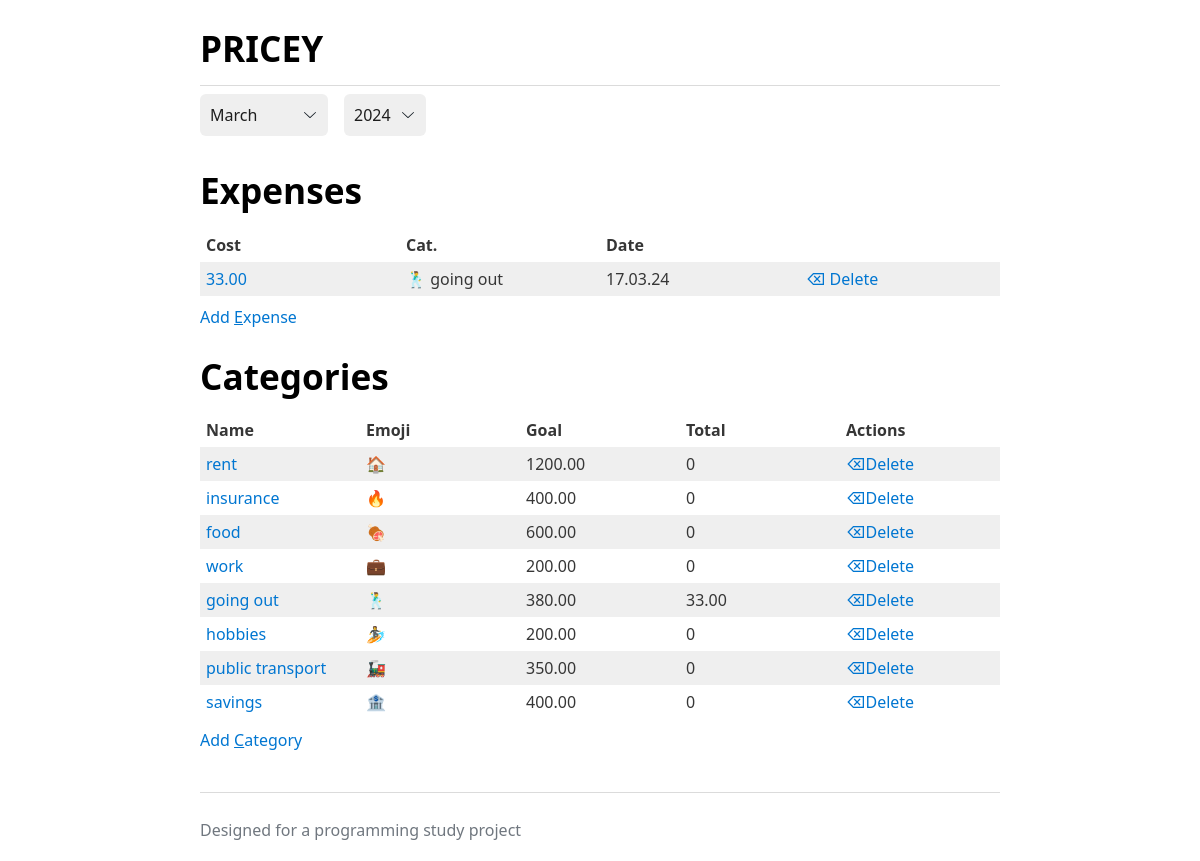
The page / on the database its author committed.
### expense.py (models this page shows)
class Base(DeclarativeBase):
    pass

class Expense(Base):
    __tablename__ = 'expenses'
    id: Mapped[int] = mapped_column(primary_key=True)
    amount: Mapped[Numeric] = mapped_column(Numeric)
    category_id: Mapped[int] = mapped_column(Integer, ForeignKey('categories.id'))
    date: Mapped[datetime] = mapped_column(DateTime)
    category = relationship("Category", back_populates="expenses")

class Category(Base):
    __tablename__ = 'categories'
    id: Mapped[int] = mapped_column(primary_key=True)
    name: Mapped[str] = mapped_column(String, unique=True)
    emoji: Mapped[str] = mapped_column(String, unique=True)
    goal: Mapped[Numeric] = mapped_column(Numeric, nullable=True)
    expenses = relationship("Expense")
    def get_expenses_for_month(self, month, year):
        total_expenses = sum(expense.amount for expense in self.expenses
                             if expense.date.strftime("%B") == month and expense.date.year == year)
        return total_expenses

### pricey.py (the view)
@app.route('/')
def home():
    if request.args.get('month'):
        current_month = request.args.get('month')
    else:
        current_month = months[datetime.now().month]
    if request.args.get('year'):
        current_year = int(request.args.get('year'))
    else:
        current_year = datetime.now().year
    with Session(app.engine) as session:
        expenses = session.query(expense.Expense).all()
        categories = session.query(expense.Category).all()
        return render_template('index.html', expenses=expenses, categories=categories, months=months,
                               selected_month=current_month, selected_year=current_year, years=years)

### templates/index.html (shortened to what this page needs)
{% extends "base.html" %}
{% block content %}
    <form action="/" method="get" style="display: flex; align-items: center; gap: 10px;">
        <select id="month" name="month" onchange="this.form.submit()">
            {% for month in months %}
                <option value="{{ month }}" {% if month == selected_month %}selected{% endif %}>{{ month }}</option>
            {% endfor %}
        </select>
        <select id="year" name="year" onchange="this.form.submit()">
            {% for year in years %}
                <option value="{{ year }}" {% if year == selected_year %}selected{% endif %}>{{ year }}</option>
            {% endfor %}
        </select>
    </form>
    {% include 'list_expense.html' %}
    {% include 'list_category.html' %}
{% endblock %}

### templates/base.html (shortened to what this page needs)
<!doctype html>
<html lang="de-ch">
<head>
    <link rel="stylesheet" href="/static/style.css">
</head>
<body>
<header>
    <h1>PRICEY</h1>
</header>
<hr/>
<main>
    {% block content %}
    {% endblock %}
</main>
<footer>
    <p>Designed for a programming study project</p>
</footer>
</body>
</html>

### templates/list_expense.html
{% if standalone %}
    {% extends "base.html" %}
{% endif %}
{% block content %}
    <h1>Expenses</h1>
    <table>
        <tr>
            <th>Cost</th>
            <th>Cat.</th>
            <th>Date</th>
            <th></th>
        </tr>
        {% for expense in expenses %}
            {% if expense.date.strftime("%B") == selected_month %}
                {% if expense.date.year ==selected_year %}
                    <tr>
                        <td><a href="/expense/edit/{{ expense.id }}">{{ expense.amount | round(2) }}</a></td>
                        <td>{{ expense.category.emoji }} {{ expense.category.name }} </td>
                        <td>{{ expense.date.strftime('%d.%m.%y') }}</td>
                        <td><a href="/expense/delete/{{ expense.id }}">⌫
                            Delete</a>
                        </td>
                    </tr>
                {% endif %}
            {% endif %}
        {% endfor %}
    </table>
    <a href="/expense/add">Add <u>E</u>xpense</a>
{% endblock %}

### templates/list_category.html
{% if standalone %}
    {% extends "base.html" %}
{% endif %}
{% block content %}
    <h1>Categories</h1>
    <table>
        <tr>
            <th>Name</th>
            <th>Emoji</th>
            <th>Goal</th>
            <th>Total</th>
            <th>Actions</th>
        </tr>
        {% for category in categories %}
            <tr>
                <td><a href="/category/edit/{{ category.id }}">{{ category.name }}</a></td>
                <td>{{ category.emoji }}</td>
                <td>{{ category.goal | round(2) }}</td>
                {% set total_expenses = category.get_expenses_for_month(selected_month,selected_year) %}
                <td style="{% if total_expenses > category.goal %}color: red; font-weight: bold;{% endif %}">
                    {{ total_expenses | round(2) }}
                </td>
                <td>
                    <a href="/category/delete/{{ category.id }}">⌫Delete</a>
                </td>
            </tr>
        {% endfor %}
    </table>
    <a href="/category/add">Add <u>C</u>ategory</a>
{% endblock %}

### static/style.css (style rules this page uses)
:root { --background-body: #fff; --background: #efefef; --background-alt: #f7f7f7; --selection: #9e9e9e; --text-main: #363636; --text-bright: #000; --text-muted: #70777f; --links: #0076d1; --focus: #0096bfab; --border: #dbdbdb; --code: #000; --animation-duration: 0.1s; --button-base: #d0cfcf; --button-hover: #9b9b9b; --scrollbar-thumb: rgb(170, 170, 170); --scrollbar-thumb-hover: var(--button-hover); --form-placeholder: #949494; --form-text: #1d1d1d; --variable: #39a33c; --highlight: #ff0; }
html { scrollbar-color: rgb(170, 170, 170) #fff; scrollbar-color: var(--scrollbar-thumb) var(--background-body); scrollbar-width: thin; }
body { font-family: system-ui, -apple-system, BlinkMacSystemFont, 'Segoe UI', 'Roboto', 'Oxygen', 'Ubuntu', 'Cantarell', 'Fira Sans', 'Droid Sans', 'Helvetica Neue', 'Segoe UI Emoji', 'Apple Color Emoji', 'Noto Color Emoji', sans-serif; line-height: 1.4; max-width: 800px; margin: 20px auto; padding: 0 10px; word-wrap: break-word; color: #363636; color: var(--text-main); background: #fff; background: var(--background-body); text-rendering: optimizeLegibility; }
h1 { font-size: 2.2em; margin-top: 0; }
h1, h2, h3, h4, h5, h6 { margin-bottom: 12px; margin-top: 24px; }
h1 { color: #000; color: var(--text-bright); }
h1, h2, h3, h4, h5, h6, b, strong, th { font-weight: 600; }
button, select, input[type='submit'], input[type='reset'], input[type='button'], input[type='checkbox'], input[type='range'], input[type='radio'] { cursor: pointer; }
input, select { display: block; }
select { color: #1d1d1d; color: var(--form-text); background-color: #efefef; background-color: var(--background); font-family: inherit; font-size: inherit; margin-right: 6px; margin-bottom: 6px; padding: 10px; border: none; border-radius: 6px; outline: none; }
input:not([type='checkbox']):not([type='radio']), input[type='range'], select, button, textarea { -webkit-appearance: none; }
select { background: var(--background) var(--select-arrow) calc(100% - 12px) 50% / 12px no-repeat; padding-right: 35px; }
::placeholder { color: #949494; color: var(--form-placeholder); }
a { text-decoration: none; color: #0076d1; color: var(--links); }
hr { border: none; border-top: 1px solid #dbdbdb; border-top: 1px solid var(--border); }
table { border-collapse: collapse; margin-bottom: 10px; width: 100%; table-layout: fixed; }
td, th { padding: 6px; text-align: left; vertical-align: top; word-wrap: break-word; }
tbody tr:nth-child(even) { background-color: #efefef; background-color: var(--background); }
footer { border-top: 1px solid #dbdbdb; border-top: 1px solid var(--border); padding-top: 10px; color: #70777f; color: var(--text-muted); }
body > footer { margin-top: 40px; }

### rows shown on the page
Expense: amount "33.00", category.emoji "🕺", category.name "going out", date "17.03.24"
Category: name "rent", emoji "🏠", goal "1200.00", total_expenses "0"
Category: name "insurance", emoji "🔥", goal "400.00", total_expenses "0"
Category: name "food", emoji "🍖", goal "600.00", total_expenses "0"
Category: name "work", emoji "💼", goal "200.00", total_expenses "0"
Category: name "going out", emoji "🕺", goal "380.00", total_expenses "33.00"
Category: name "hobbies", emoji "🏄", goal "200.00", total_expenses "0"
Category: name "public transport", emoji "🚂", goal "350.00", total_expenses "0"
Category: name "savings", emoji "🏦", goal "400.00", total_expenses "0"

### other values the page prints
form field month "March"
form field year "2024"
